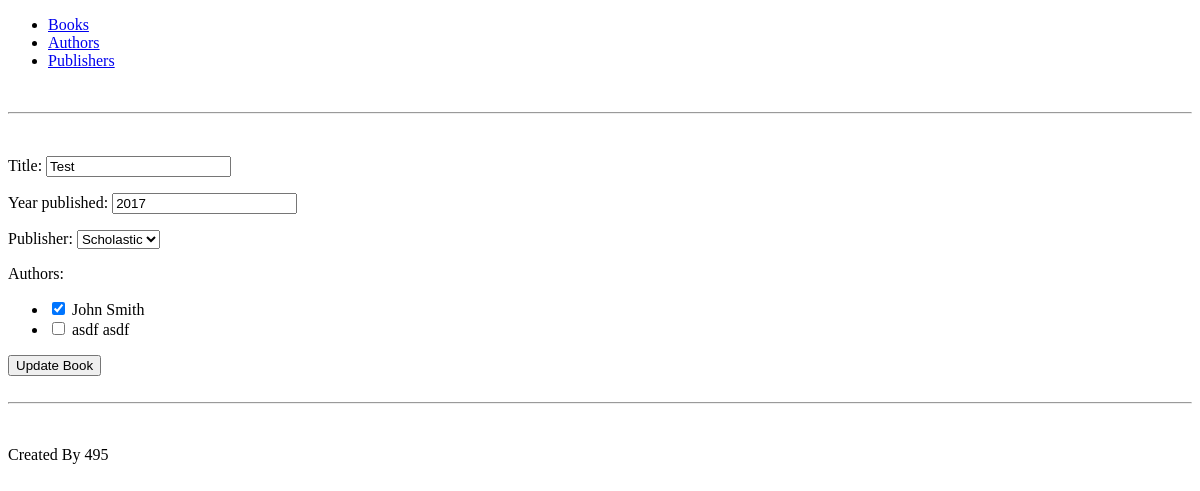
Page /books/edit/2 on the earlier database version.
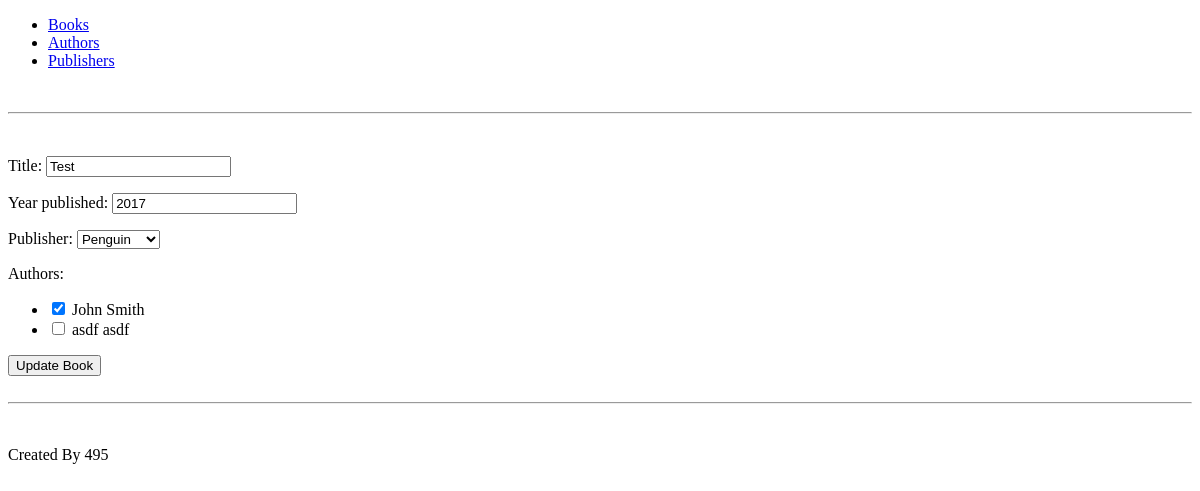
Same page on the later database version.
### books/models.py (models this page shows, shortened)
class Book(models.Model):
    title = models.CharField(max_length=255)
    year_published = models.IntegerField(default=timezone.now().year, validators=[validate_past_year])
    publisher = models.ForeignKey(Publisher, on_delete=models.CASCADE)
    authors = models.ManyToManyField(Author)
    class QuerySet(models.QuerySet):
        def alphabetical(self):
            return self.order_by("title")
        def last_decade(self):
            decade_ago = timezone.now().year - 10
            return self.filter(year_published__gt=decade_ago)
    objects = QuerySet.as_manager()

### books/views.py (the view, shortened to what this page needs)
# urls.py: url(r'^edit/(?P<pk>\d+)$', views.BookUpdate.as_view(), name='book_edit'),
class BookUpdate(UpdateView):
    model = Book
    form_class = BookForm

### books/forms.py
class BookForm(forms.ModelForm):
    class Meta:
        model = Book
        fields = ["title", "year_published", "publisher", "authors"]
        widgets = {
            'authors': forms.CheckboxSelectMultiple,
        }

### books/models.py (called while the page is built)
    def __str__(self):
        return self.first_name + " " + self.last_name

    def __str__(self):
        return self.name

### books/templates/books/book_form.html
{% extends "books_base.html" %}
{% block content %}
<form method="post">{% csrf_token %}
    {{ form.as_p }}
    {% if object %}
        <input type="submit" value="Update Book" />
    {% else %}
        <input type="submit" value="Create Book" />
    {% endif %}
</form>
{% endblock %}

Differences in the rows shown:
changed Book "Test": publisher "Scholastic" → "Penguin"
